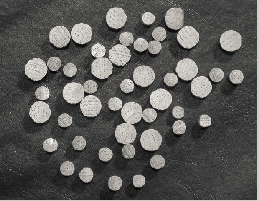
%> input picture Lecture_7/image.bmp, 259 x 201 px
$ octave two.m   (GNU Octave 9; MATLAB toolbox functions it lacks are replaced by stand-ins)
%> lines starting %> are read from the running program, lines starting %| are printed output that depends on the picture; in (x1, y1, x2, y2) boxes, pixels count from 0 and x2, y2 are one past the last pixel; in counts of white or black regions, pixels touching at a corner belong together; the program's own positions count from 1
### Lecture_7/closing.m
function [img] = closing(im_in,dila_type,dila_num,ero_type,ero_num)

SD = strel(dila_type,dila_num);% Dilation
SE = strel(ero_type, ero_num); % Erosion
im_1 = imdilate(im_in,SD);
im_2 = imerode(im_1,SE);
img = im_2;

end

### Lecture_7/two.m
clc;clear;
raw = imread('image.bmp');
%> raw is the input picture: size 201x259x3 uint8; mean R, G, B 90.1, 89.6, 87.5
BW_1 = rgb2gray((imread('image.bmp')));
%> BW_1: size 201x259 uint8; min 4, max 255, mean 89.7
BW_2 = imgaussfilt(BW_1,0.5);
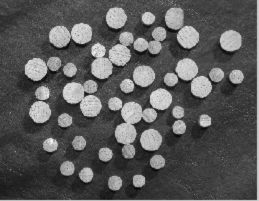
%> BW_2: size 201x259 uint8; min 9, max 245, mean 89.7
BW = im2bw(BW_2,0.5);
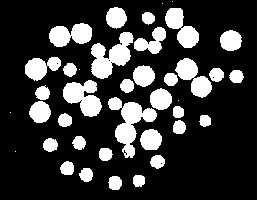
%> BW: size 201x259 logical; 22.8% white; 40 white regions (6 under 20 px), largest, box (x1, y1, x2, y2) and area: (108, 97, 157, 158) 1175, (91, 32, 134, 79) 1052, (63, 80, 102, 117) 880
imwrite(BW,'bw.bmp');
im_2 = closing(BW,'square',2,'disk',8);
%> in closing, `im_1 = imdilate(im_in,SD);`:
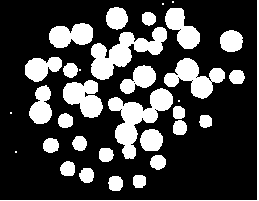
%> im_1: size 201x259 logical; 26% white; 34 white regions (6 under 20 px), largest, box (x1, y1, x2, y2) and area: (108, 88, 173, 159) 1759, (91, 27, 167, 80) 1718, (164, 58, 225, 99) 1180
%> in closing, `im_2 = imerode(im_1,SE);`:
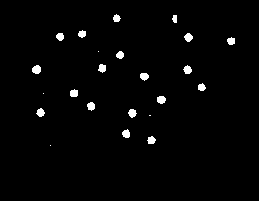
%> im_2: size 201x259 logical; 1.9% white; 23 white regions (4 under 20 px), largest, box (x1, y1, x2, y2) and area: (32, 65, 41, 74) 64, (157, 96, 166, 104) 58, (184, 33, 193, 42) 56
SD = strel('disk',5)
im_3 = imdilate(im_2,SD);
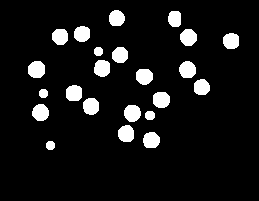
%> im_3: size 201x259 logical; 8.6% white; 23 white regions, largest, box (x1, y1, x2, y2) and area: (28, 61, 45, 78) 242, (179, 61, 196, 78) 232, (153, 92, 170, 108) 232
imshow(raw)
stats = regionprops('table',im_3,'Centroid','MajorAxisLength','MinorAxisLength');
%> stats = 23 regions; first 5, Centroid, MajorAxisLength and MinorAxisLength: [37.2 70.1] 17.92 17.27, [41.1 113.1] 17.25 16.91, [44 94] 9.41 9.41, [51 146] 9.41 9.41, [60.7 37.3] 16.67 16.45
centers = stats.Centroid;
%> centers = 23 rows, first 12: [37.15 70.12; 41.13 113.1; 44 94; 51 146; 60.71 37.28; 74.6 93.74; 82.64 34.47; 91.59 106.9; 99 52; 102.7 68.86; 117.3 18.81; 120.6 55.6]
diameters = mean([stats.MajorAxisLength stats.MinorAxisLength],2);
%> diameters = 23 values, max 17.6 at index 1, min 9.41 at index 3, mean 15.57
radii = diameters/2;
%> radii = 23 values, max 8.8 at index 1, min 4.7 at index 3, mean 7.79
hold on
viscircles(centers,radii);
title(strcat('大球个数:',num2str(length(stats.MajorAxisLength))))
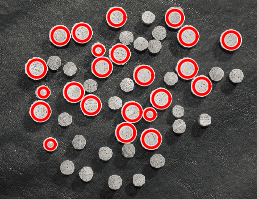
%> figure redrawn from the program's plot data; its title reads '大球个数:23'
hold off

figure(5)
subplot(2,2,1)
imshow(BW_2)
title('高斯模糊')
subplot(2,2,2)
imshow(BW)
title('二值化处理')
subplot(2,2,3)
imshow(im_2);
title('closing')
subplot(2,2,4)
imshow(im_3);
title('扩展')
